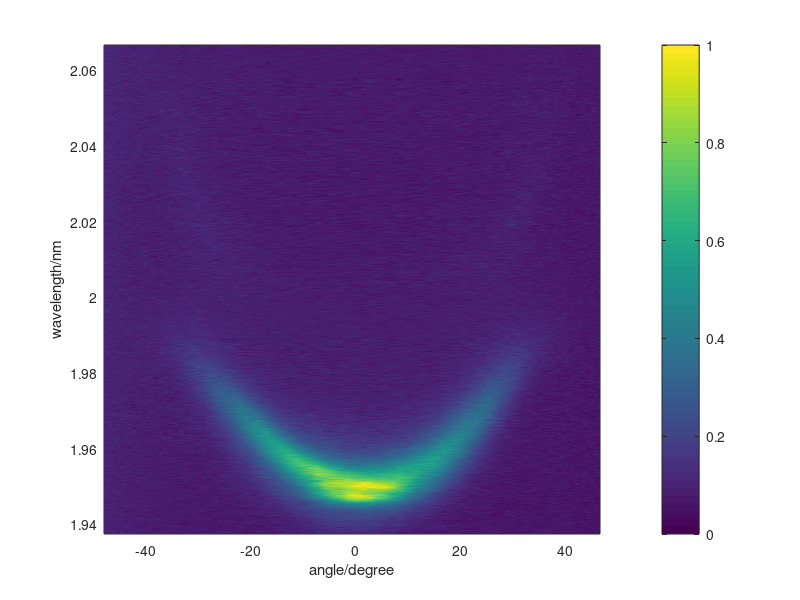
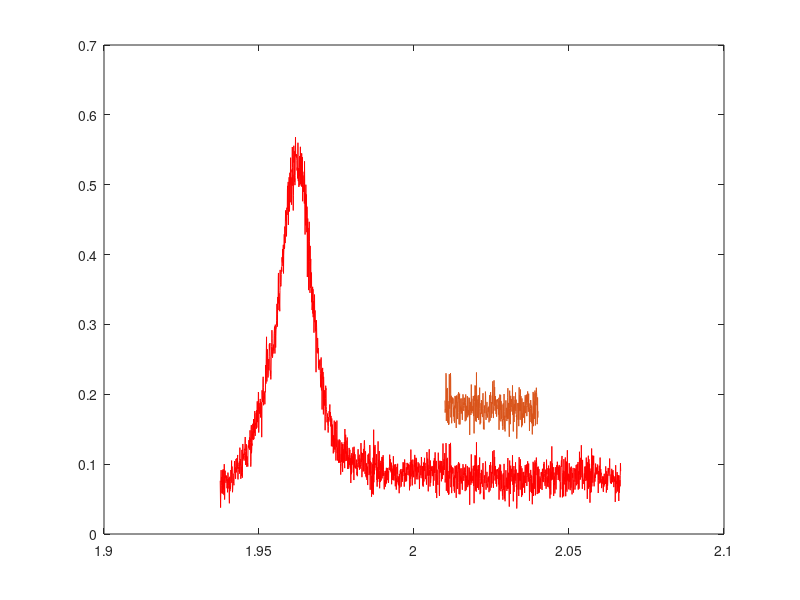

Here is the MATLAB script that generated these plots, in order: (Note: this script raises an error after producing the figures.)
%% import data
clc;
clear;
%%
% globle figure size 
target_figure_width = 8.62/2.0; % [cm]
mag = 2.0;
figure_width  = target_figure_width*mag;
figure_height = figure_width*0.9;
% FontSize = 11*1.5;
FontSize = 8*mag - 2;
FontSize_legend = FontSize - 4;
FontSize_title=12;
LineWidth = 1*mag;
LineWidth_axis = LineWidth - 0.5;
LineWidth_edge = LineWidth - 1.0;
Fighight=0.75;
%%
load('WS2_PL_1.mat');
Int_norm=(Int-min(min(Int)))./(max(max(Int))-min(min(Int)));
figure;
pcolor(theta,E,Int_norm');
shading interp
xlabel('angle/degree')
ylabel('wavelength/nm')
% caxis([-.2 1])
colorbar
% colormap inferno
% colormap gray
grid on
box on
%% UP
[~,fit1]=min(abs(theta+30));
[~,fit2]=min(abs(theta+0));
Lw_up=zeros(1,length(theta));
err_Lwup=zeros(1,length(theta));
Eup=zeros(1,length(theta));
err_Eup=zeros(1,length(theta));
%% fit Up using Gaussian
close all;
Int_fit=Int_norm';
E1=2.04;
E2=2.01;
%%
for i=fit1+11:fit1+15
    % for i=1:length(thetafit)
    [~,sel1]=min(abs(E-E1));
    [~,sel2]=min(abs(E-E2));
    Efit=E(sel1:sel2);
    Intfit=Int_fit(sel1:sel2,i);
    figure
    plot(E,Int_norm(i,:),'color','r');hold on 
    plot(Efit,Intfit+0.1); 
    %%
    ft = fittype(' a1*exp(-((x-b1)/c1)^2)+d1');
    Gaussian = @(a,x) a(1)*exp(-((x-a(2))./a(3)).^2)+a(4);
    options = fitoptions(ft);
    options.StartPoint = [0.278498218867048 0.546881519204984 0.957506835434298 0.157613081677548];
    options.Lower = [-Inf E2-0.01 0 0];
    options.Upper = [0 E1+0.01 0.05 Inf];
    res_fit1=fit(Efit,Intfit,ft,options);
    a=coeffvalues(res_fit1);
    error=confint(res_fit1,0.95);
    Lw_up(i)=a(3)*2000;
    err_Lwup(i)=abs(error(1,3)-error(2,3))*2000;
    Eup(i)=a(2);
    err_Eup(3)=abs(error(1,2)-error(2,2));
    %
    figure;
    plot(Efit,Gaussian(a,Efit),'--','Linewidth',2); hold on
%     plot(E,Rstr,'Linewidth',1); hold on 
    plot(Efit,Intfit,'Linewidth',1); hold on 
%     plot(E,R1,'color','k','Linewidth',1);hold on 
%     plot(E,R(:,i+fit1-1),'color','r','Linewidth',1)
%     xlim([1.5 1.8]);
    xlim([E2 E1]);
    xlabel('Energy')
    ylabel('Reflection')
%     legend('fitted','Location','best','FP background','FP subtracted data')
    legend('fitted','FP subtracted data','Location','best')
    set(gca,'FontSize',12,'fontWeight','bold')
    set(findall(gcf,'type','text'),'FontSize',12,'fontWeight','bold')
    set(gca, 'Position', [0.15, 0.15, 0.7, Fighight]);
%     saveas(gcf,sprintf('FIGlp%d.fig',i)); % will create FIG1, FIG2,...
%     saveas(gcf,sprintf('FIGlp%d.png',i)); % will create FIG1, FIG2,...
end
%%
figure;
pcolor(theta,E,Int_norm'); hold on 
shading interp
xlabel('angle/degree')
ylabel('wavelength/nm')
caxis([0 1.2])
colorbar
%colormap gray
% plot(theta,Lw,'Linewidth',2)
errorbar(theta(1,fit1:1:i),Eup(1,fit1:1:i),err_Eup(1,fit1:1:i),'s','Linewidth',10)
xlim([-35 35])
% ylim([1.64 1.70])
%% plot fitted ELP
figure;
% plot(theta,Lw,'Linewidth',2)
errorbar(theta(1,fit1:1:fit2),Eup(1,fit1:1:fit2),err_Eup(1,fit1:1:fit2),'o','Linewidth',2)
xlim([-35 35])
ylim([2.0 2.2])
xlabel('Angle (degree)')
ylabel('Linewidth (meV)')
set(gca,'FontSize',12,'fontWeight','bold')
set(findall(gcf,'type','text'),'FontSize',12,'fontWeight','bold')
set(gca, 'Position', [0.15, 0.15, 0.7, Fighight]);

%%
% save('LP.mat','Elp','Lw_lp','err_Elp','err_Lwlp')
%     saveas(gcf, [Files.name(1:end-4) 'Elp' '.fig']);
%     saveas(gcf, [Files.name(1:end-4) 'Elp' '.png']);
    %% plot E
figure;
% plot(theta,Lw,'Linewidth',2)
errorbar(theta(1,fit1:2:fit2),Eup(1,fit1:2:fit2),err_Eup(1,fit1:2:fit2),'o','Linewidth',2)
xlim([-30 30])
xlabel('Angle (degree)')
ylabel('Linewidth (meV)')
set(gca,'FontSize',12,'fontWeight','bold')
set(findall(gcf,'type','text'),'FontSize',12,'fontWeight','bold')
set(gca, 'Position', [0.15, 0.15, 0.7, Fighight]);

%% LP
[~,fit3]=min(abs(theta+40));
[~,fit4]=min(abs(theta-40));
%%
Lw_lp=zeros(1,length(theta));
err_lwlp=zeros(1,length(theta));
Elp=zeros(1,length(theta));
err_Elp=zeros(1,length(theta));
%%   
close all;
for i=fit3+61:fit4
%for i=1:length(thetafit)
    E1=2.0;
    E2=1.95;
    [~,sel1]=min(abs(E-E1));
    [~,sel2]=min(abs(E-E2));
    Efit=E(sel1:sel2);
    Intfit=Int_fit(sel1:sel2,i);
    figure
    plot(Efit,Intfit+0.1,'color','b'); hold on
    plot(E,Int_fit(:,i),'color','r');hold on 
    plot(Efit,Intfit); 
    %%
    %高斯函数拟合
    ft = fittype(' a1*exp(-((x-b1)/c1)^2)+d1');
    Gaussian = @(a,x) a(1)*exp(-((x-a(2))./a(3)).^2)+a(4);
    options = fitoptions(ft);
    options.StartPoint = [0.278498218867048 0.546881519204984 0.957506835434298 0.157613081677548];
    options.Lower = [0 E2 0 0];
    options.Upper = [Inf E1 0.05 Inf];
    res_fit1=fit(Efit,Intfit,ft,options);
    a=coeffvalues(res_fit1);
    error=confint(res_fit1,0.95);
    Lw_lp(i)=a(3)*2000;
    err_lwlp(i)=abs(error(1,3)-error(2,3))*2000;
    Elp(i)=a(2);
    err_Elp(i)=abs(error(1,2)-error(2,2));
    %%
    figure;
    plot(Efit,  Gaussian(a,Efit),'--','Linewidth',2); hold on
%     plot(E,Rstr,'Linewidth',1); hold on 
    plot(Efit,Intfit,'Linewidth',1); hold on 
%     plot(E,R1,'color','k','Linewidth',1);hold on 
%     plot(E,R(:,i+fit1-1),'color','r','Linewidth',1)
%     xlim([1.5 1.8]);
    xlim([E2 E1]);
    xlabel('Energy')
    ylabel('Reflection')
%     legend('fitted','Location','best','FP background','FP subtracted data')
    legend('fitted','FP subtracted data','Location','best')
    set(gca,'FontSize',12,'fontWeight','bold')
    set(findall(gcf,'type','text'),'FontSize',12,'fontWeight','bold')
   % set(gca, 'Position', [0.15, 0.15, 0.7, Fighight]);
%     saveas(gcf,sprintf('FIGup%d.fig',i)); % will create FIG1, FIG2,...
%     saveas(gcf,sprintf('FIGup%d.png',i)); % will create FIG1, FIG2,...
end
%%
figure;
pcolor(theta,E,Int'); hold on 
shading interp
xlabel('angle/degree')
ylabel('Energy/eV')
% caxis([0 1.2])
colorbar
% colormap gray
% plot(theta,Lw,'Linewidth',2)
errorbar(theta(1,fit3:1:fit4-1),Elp(1,fit3:1:fit4-1),err_Elp(1,fit3:1:fit4-1),'o','Linewidth',2)
% xlim([-35 35])
% ylim([1.58 1.65])

%% save data
% save('Extracted_PL.mat','Elp','Lw_lp','err_Elp','err_Lwlp','fit3','fit4','Eup','fit1','fit2')
save('Extracted_PL.mat','Elp','err_Elp','fit3','fit4','Eup','err_Eup','fit1','fit2')
% load('Extracted.mat');
% save('Extracted_3.mat','fit5','fit6','Elp','err_Elp')
% BB=load('Extracted_2.mat');